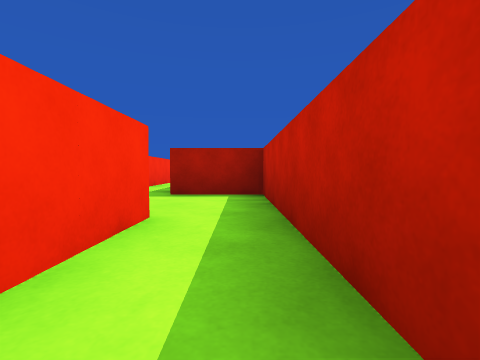
view 1 (above)

14 first-person views from a walk through a scene from a Unity 3-D project. The camera is 0.41 m above the floor, tilts 2° down and sees 85° across. The floor is counted in squares, 1 m on a side. Each view is taken from the middle of a square. On the plan, view 1 faces up. The plan holds only what a view shows up to about 9 squares ahead; the rest is blank. The place goes on beyond the plan. The player is left out.

view 2
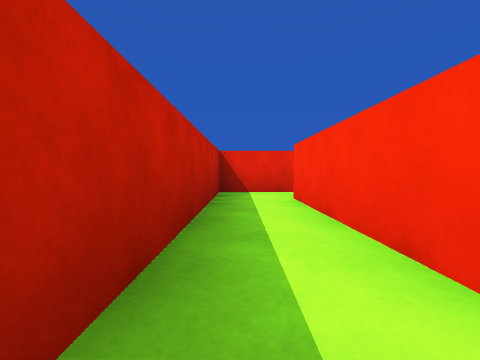

view 3
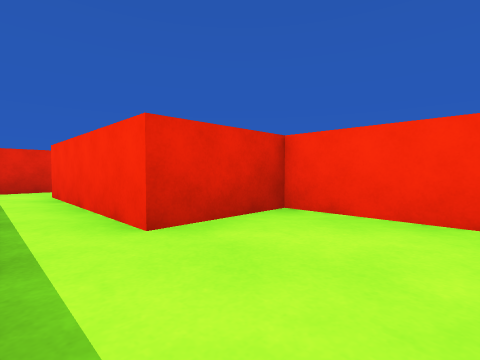

view 4
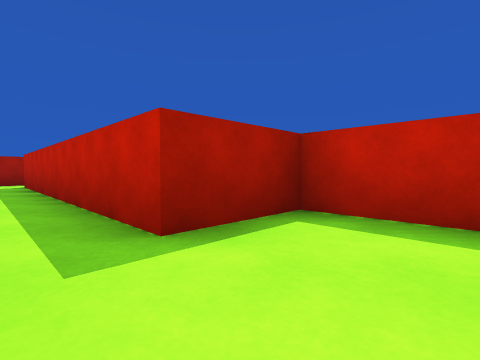

view 5
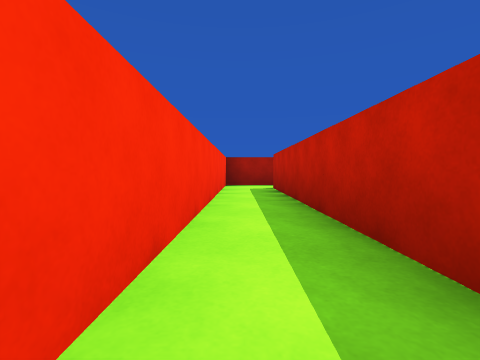

view 6
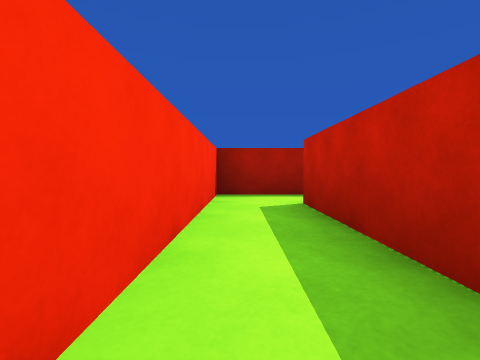

view 7
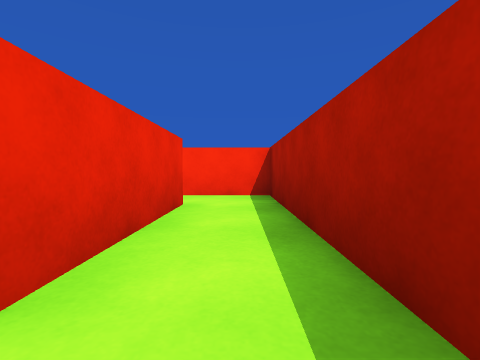

view 8
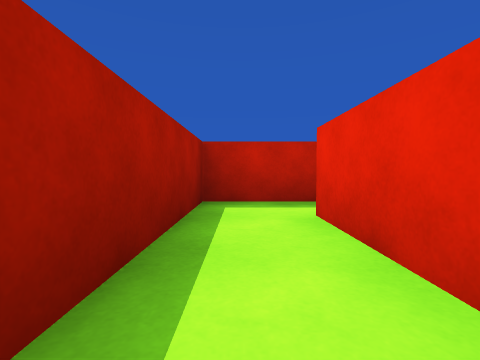

view 9
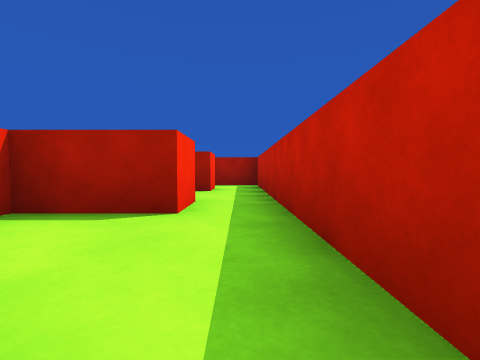

view 10
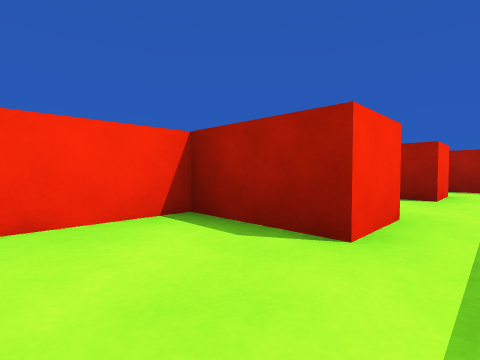

view 11
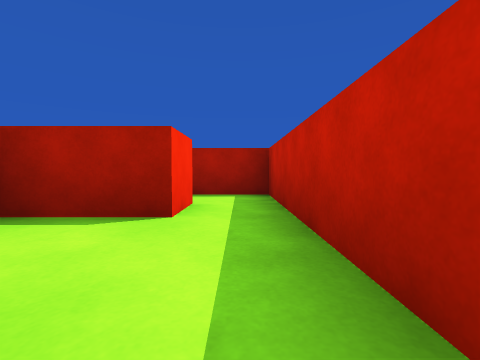

view 12
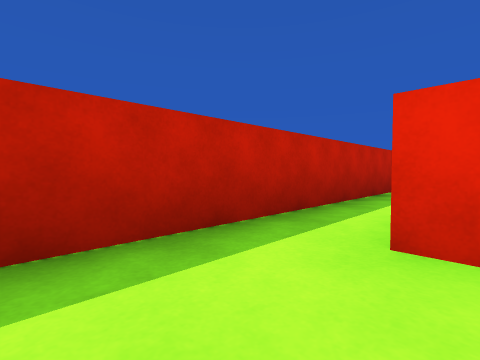

view 13
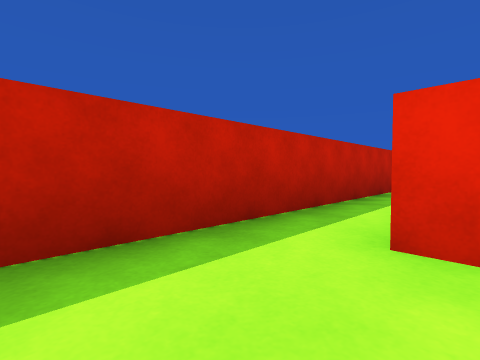

view 14
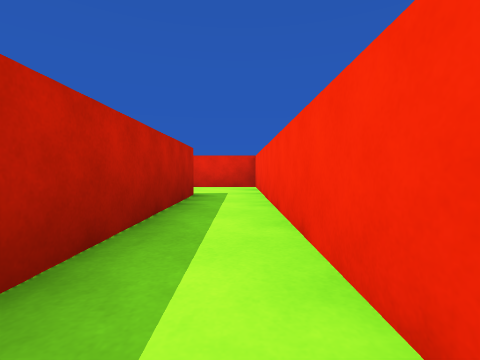

### Floor plan
Ten units are one square. View 1 is at (0, 0); x grows to the right and y downward. Boxes are objects, and circles mark ways between rooms. Rooms are numbered by the first view taken in them; rooms with no view inside come last. Other rooms are left out.
<svg viewBox="-29 -130 59 156">
<path fill="none" stroke="#000" d="M-8 -23 -8 10M-11 21 4 21 4 -45 -12 -45M-12 -45 -12 -113 14 -113M25 -115 25 -125 -24 -125 -24 -23 -8 -23M25 -14 25 -56M25 -56 25 -86M14 -85 14 -75 -2 -75 -2 -60M10 -55 15 -55M14 -113 14 -103 -1 -103M25 -86 25 -115M10 -85 14 -85"/>
<circle cx="-10" cy="-35" r="3" fill="#2a7"/>
<circle cx="20" cy="-120" r="3" fill="#2a7"/>
<circle cx="20" cy="-60" r="3" fill="#2a7"/>
<circle cx="20" cy="-80" r="3" fill="#2a7"/>
<text x="0" y="-20">1</text>
<text x="-20" y="-80">2</text>
<text x="20" y="0">3</text>
<text x="20" y="-70">4</text>
<text x="20" y="-100">5</text>
</svg>
Room 1 opens to room 2. Room 2 opens to room 5. Room 3 opens to room 4. Room 4 opens to room 5.

Where each view was taken, in squares from view 1:
view 1: 0 up, 0 right, facing up
view 2: 3 up, 0 right, facing down
view 3: 4 up, 0 right, facing down-left
view 4: 3 up, 2 left, facing up-right
view 5: 5 up, 2 left, facing up
view 6: 8 up, 2 left, facing up
view 7: 12 up, 2 right, facing left
view 8: 12 up, 1 left, facing right
view 9: 5 up, 2 right, facing up
view 10: 6 up, 2 right, facing up-left
view 11: 8 up, 2 right, facing up
view 12: 10 up, 1 right, facing down-right
view 13: 7 up, 1 right, facing down-right
view 14: 9 up, 2 left, facing down
